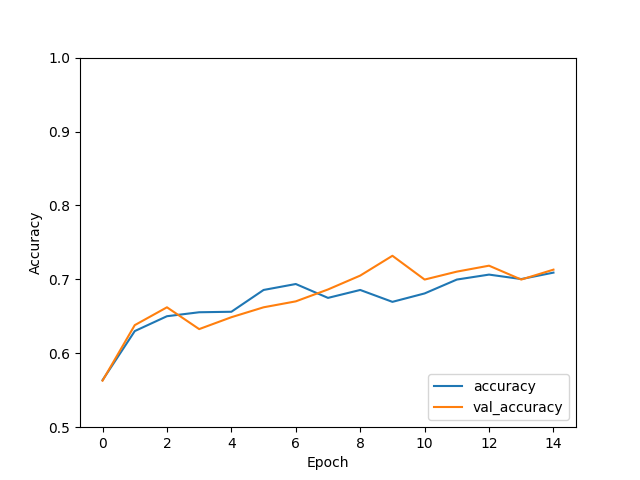

This chart was generated by the following Python code:
import pandas as pd
import data_handler
import numpy as np
from sklearn.model_selection import train_test_split
import tensorflow as tf
from tensorflow.keras import models, layers
import matplotlib.pyplot as plt

df = pd.read_excel('创业精神.xlsx')
sch_list = data_handler.build_sch_list(100)
school = df['(1)1、您就读的大学是:___']
school_label = data_handler.relabel_school(school, sch_list)
score = df['总分']
score_label = data_handler.relabel_score_xgb(score, 5)
major = df['2、您的专业类型']
sex = df['3、您的性别是:']
grade = df['4、您的年级']
imagination = df['1、我对许多不同的事物都感兴趣，富有想象力']
confidence = df['3、我性格坚定自信，敢于表达自己的观点']
method = df['2、做同一件事的时候，我乐意想出与别人不同的方法。']
thinking = df['4、解决问题过程中，我会有意识地对自己的思路是否正确、合理进行监督控制']
risk = df['6、为了达到预期目标，我乐于在完成过程中去承担各种风险']
sch_edu = df['2、我所在的高校在创新创业教育课程方面']
support = df['6、我所在学校在创业基金方面对学生创业项目支持力度']
guidance = df['7、我所在学校通过多种渠道为我们提供创业指导']

feature = np.vstack((school_label, major, sex, grade, imagination, confidence, method, thinking, risk, sch_edu, support,
                     guidance)).transpose()
target = np.array(score_label)
feature_train, feature_test, target_train, target_test = train_test_split(feature, target, test_size=0.2,
                                                                          random_state=0)
model = models.Sequential()
model.add(layers.Dense(128, activation='tanh'))
model.add(layers.Dense(64, activation='tanh'))
model.add(layers.Dense(32, activation='relu'))
model.add(layers.Dense(5))
model.compile(optimizer='adam', loss=tf.keras.losses.SparseCategoricalCrossentropy(from_logits=True),
              metrics=['accuracy'])
test_loss, test_acc = model.evaluate(feature_test, target_test, verbose=2)
history = model.fit(feature_train, target_train, validation_data=(feature_test, target_test), epochs=15)
model.summary()
plt.clf()
plt.plot(history.history['accuracy'], label='accuracy')
plt.plot(history.history['val_accuracy'], label='val_accuracy')
plt.xlabel('Epoch')
plt.ylabel('Accuracy')
plt.ylim([0.5, 1])
plt.legend(loc='lower right')
plt.show()
